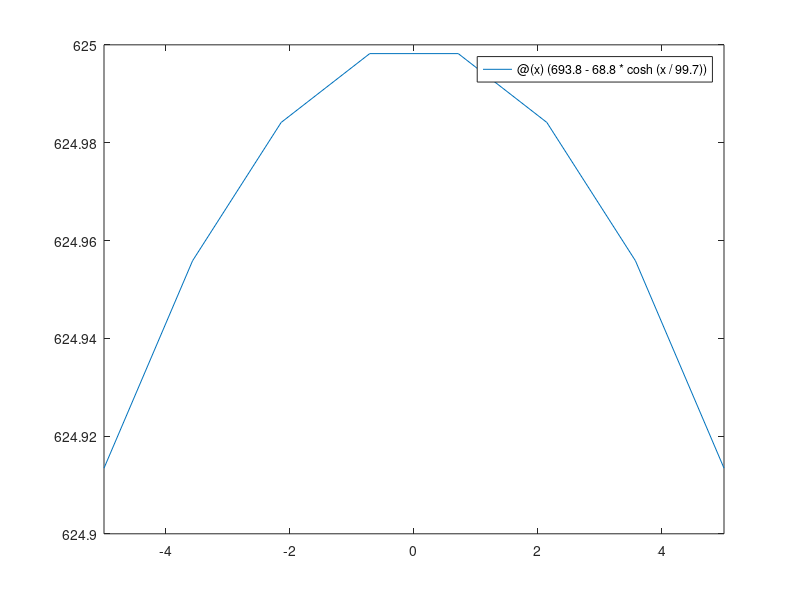

MATLAB code for this plot: (Note: this script raises an error after producing the figure.)
y = @(x)(693.8 - 68.8 * cosh(x / 99.7)); %Use a
                                         % function, not a purly numerical approach.
fplot(y)
xDis = abs(2*fzero(y,0)) % can mutiply due to y being and even function
Height = y(0)
xlim([(-xDis/2)-20 (xDis/2)+20]);
ylim([-10 Height+20])
xlabel('Horizontal position (feet)');
ylabel('Height (feet)');
title('Model of St.Louis Arch');